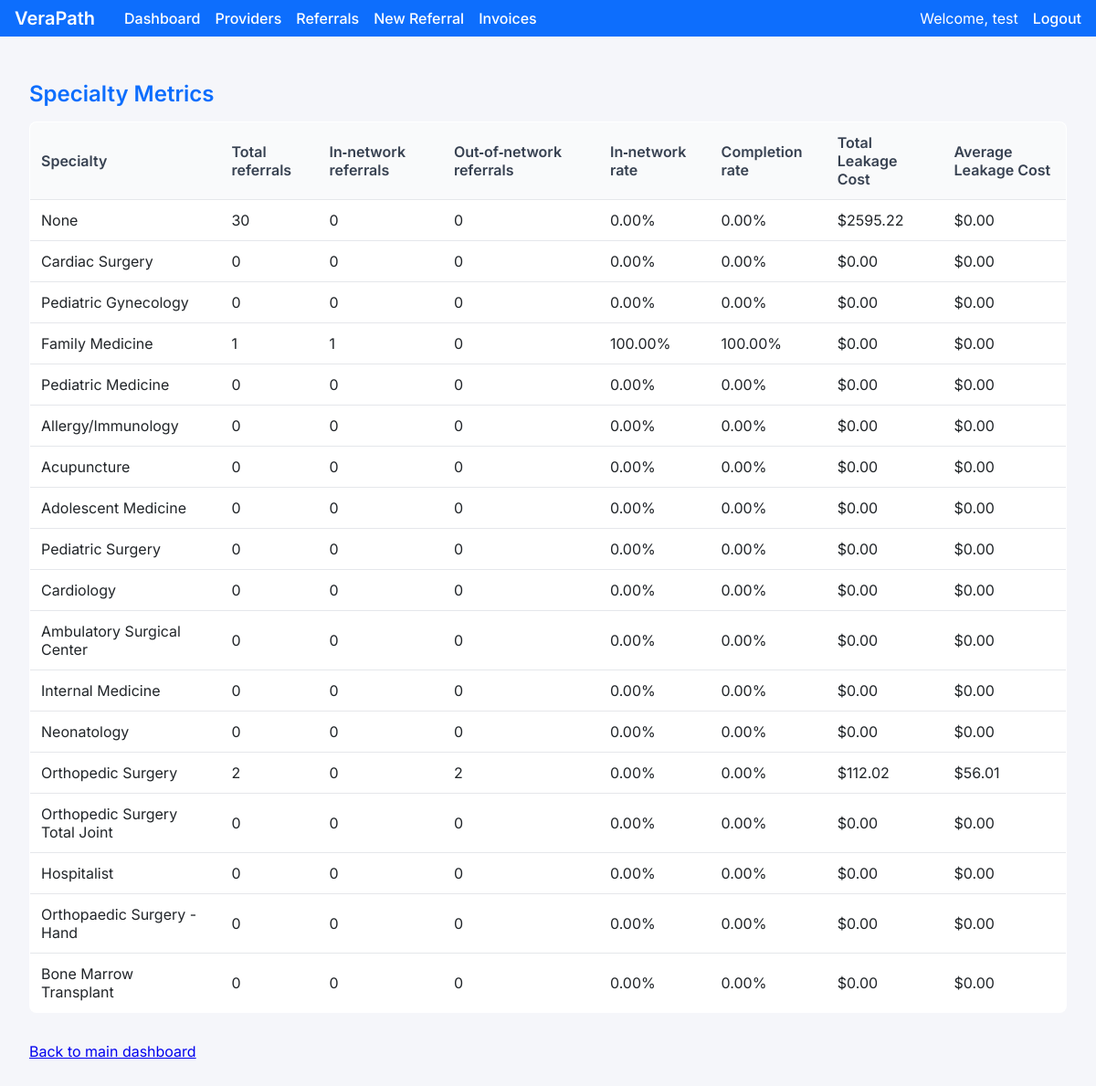
Screenshot of /analytics/specialties/ (signed in) with the database file from the repository.
### analytics/models.py (models this page shows, shortened)
class Provider(models.Model):
    practice = models.ForeignKey(Practice, on_delete=models.CASCADE, null=True, blank=True)
    npi = models.CharField(max_length=20, blank=True, null=True)
    full_name = models.CharField(max_length=200)
    specialty = models.CharField(max_length=120, blank=True, null=True)
    subspecialty = models.CharField(max_length=120, blank=True, null=True)
    city = models.CharField(max_length=100, blank=True, null=True)
    state = models.CharField(max_length=50, blank=True, null=True)
    accepting_new_patients = models.BooleanField(default=True, blank=True, null=True)
    primary_department = models.CharField(max_length=200, blank=True, null=True)
    is_in_network = models.BooleanField(default=False)
    providerid = models.IntegerField(blank=True, null=True)
    firstname = models.CharField(max_length=100, blank=True, null=True)
    lastname = models.CharField(max_length=100, blank=True, null=True)
    middleinitial = models.CharField(max_length=1, blank=True, null=True)
    sex = models.CharField(max_length=1, blank=True, null=True)
    entitytype = models.CharField(max_length=50, blank=True, null=True)
    ansinamecode = models.CharField(max_length=255, blank=True, null=True)
    hideinportal = models.BooleanField(default=False, blank=True, null=True)
    schedulingname = models.CharField(max_length=200, blank=True, null=True)
    billable = models.BooleanField(default=False, blank=True, null=True)
    ansispecialtycode = models.CharField(max_length=50, blank=True, null=True)
    createencounteroncheckin = models.BooleanField(default=False, blank=True, null=True)
    class Meta:
        unique_together = (('practice', 'providerid'),)

### analytics/views.py (the view)
# urls.py: path('specialties/', views.specialty_dashboard, name='specialty_dashboard'),
def specialty_dashboard(request):
    specialties = Provider.objects.values_list('specialty', flat=True).distinct()
    specialty_data = []
    for spec in specialties:
        refs = Referral.objects.filter(provider__specialty=spec)
        total = refs.count()
        if spec is None:
            in_network = 0
            out_network = 0
        else:
            in_network = refs.filter(in_network=True).count()
            out_network = refs.filter(in_network=False).count()
        leakage_cost = refs.filter(in_network=False).aggregate(total_leak=Sum('rvu_cost')).get('total_leak') or 0
        avg_leakage_cost = (leakage_cost / out_network) if out_network else 0
        avg_in_cost = refs.filter(in_network=True).aggregate(avg=Avg('rvu_cost'))['avg'] or 0
        retained_revenue = in_network * avg_in_cost
        in_network_rate = (in_network / total * 100.0) if total else 0
        completed = refs.filter(status__in=[Referral.Status.COMPLETED, Referral.Status.CLOSED]).count()
        completion_rate = (completed / total * 100.0) if total else 0
        specialty_data.append({
            'specialty': spec,
            'total': total,
            'in_network': in_network,
            'out_network': out_network,
            'in_network_rate': in_network_rate,
            'completion_rate': completion_rate,
            'leakage_cost': leakage_cost,
            'avg_leakage_cost': avg_leakage_cost,
            'retained_revenue': retained_revenue,
        })
    return render(request, 'analytics/specialty_dashboard.html', {'specialty_data': specialty_data})

### analytics/templates/analytics/specialty_dashboard.html
{% extends 'base.html' %}
{% block content %}
<h2>Specialty Metrics</h2>
<table>
  <thead>
    <tr>
      <th>Specialty</th>
      <th>Total referrals</th>
      <th>In‑network referrals</th>
      <th>Out‑of‑network referrals</th>
      <th>In‑network rate</th>
      <th>Completion rate</th>
      <th>Total Leakage Cost</th>
      <th>Average Leakage Cost</th>
    </tr>
  </thead>
  <tbody>
    {% for item in specialty_data %}
    <tr>
      <td>{{ item.specialty }}</td>
      <td>{{ item.total }}</td>
      <td>{{ item.in_network }}</td>
      <td>{{ item.out_network }}</td>
      <td>{{ item.in_network_rate|floatformat:2 }}%</td>
      <td>{{ item.completion_rate|floatformat:2 }}%</td>
      <td>${{ item.leakage_cost|floatformat:2 }}</td>
      <td>${{ item.avg_leakage_cost|floatformat:2 }}</td>
    </tr>
    {% endfor %}
  </tbody>
</table>
<p><a href="{% url 'analytics:analytics_dashboard' %}">Back to main dashboard</a></p>
{% endblock %}

### templates/base.html (shortened to what this page needs)
<!DOCTYPE html>
<html lang="en">
<head>
  {% load static %}
</head>
<body>
  <nav class="navbar">
    <div class="navbar-left">
        <a class="navbar-brand" href="/">VeraPath</a>
        <ul class="navbar-nav">
          <li><a href="{% url 'analytics:analytics_dashboard' %}">Dashboard</a></li>
          <li><a href="{% url 'analytics:provider_list' %}">Providers</a></li>
          <li><a href="{% url 'analytics:referral_list' %}">Referrals</a></li>
          <li><a href="{% url 'analytics:create_referral' %}">New Referral</a></li>
          <li><a href="{% url 'analytics:invoice_list' %}">Invoices</a></li>
        </ul>
    </div>
    <div class="navbar-user">
        {% if user.is_authenticated %}
            <span>Welcome, {{ user.username }}</span>
            <form id="logout-form" method="post" action="{% url 'logout' %}" style="display: inline;">
                <a href="#" onclick="document.getElementById('logout-form').submit(); return false;">Logout</a>
            </form>
        {% else %}
            <a href="{% url 'login' %}">Login</a>
        {% endif %}
    </div>
  </nav>
  <div class="container">
    {% block content %}{% endblock %}
  </div>
</body>
</html>

### templates/base.html (style rules this page uses)
body { font-family: 'Inter', sans-serif; margin: 0; background-color: #f5f6fa; color: #212529; }
.navbar { background-color: #0d6efd; padding: 0.5rem 1rem; display: flex; align-items: center; justify-content: space-between; color: #fff; }
.navbar-left { display: flex; align-items: center; }
.navbar-brand { font-weight: 600; font-size: 1.25rem; margin-right: 2rem; text-decoration: none; color: #fff; }
.navbar-nav { list-style: none; margin: 0; padding: 0; display: flex; }
.navbar-nav li { margin-right: 1rem; }
.navbar-nav a { color: #fff; text-decoration: none; font-weight: 500; }
.navbar-user { display: flex; align-items: center; }
.navbar-user span { margin-right: 1rem; }
.navbar-user a { color: #fff; text-decoration: none; font-weight: 500; }
.container { max-width: 1200px; margin: 0 auto; padding: 1rem 2rem; }
table { width: 100%; border-collapse: collapse; background-color: #fff; margin-bottom: 2rem; border: 1px solid #e5e7eb; border-radius: 8px; overflow: hidden; }
th, td { padding: 0.75rem; text-align: left; border-bottom: 1px solid #e5e7eb; }
th { background-color: #f9fafb; font-weight: 600; color: #374151; }
tr:last-child td { border-bottom: none; }
h2, h3 { margin-top: 2rem; margin-bottom: 1rem; font-weight: 600; color: #0d6efd; }

### rows the page displays
Provider: specialty "Cardiac Surgery", total "0", in_network "0", out_network "0", in_network_rate "0.00", completion_rate "0.00", leakage_cost "0.00", avg_leakage_cost "0.00"
Provider: specialty "Pediatric Gynecology", total "0", in_network "0", out_network "0", in_network_rate "0.00", completion_rate "0.00", leakage_cost "0.00", avg_leakage_cost "0.00"
Provider: specialty "Pediatric Medicine", total "0", in_network "0", out_network "0", in_network_rate "0.00", completion_rate "0.00", leakage_cost "0.00", avg_leakage_cost "0.00"
Provider: specialty "Pediatric Surgery", total "0", in_network "0", out_network "0", in_network_rate "0.00", completion_rate "0.00", leakage_cost "0.00", avg_leakage_cost "0.00"
Provider: specialty "Internal Medicine", total "0", in_network "0", out_network "0", in_network_rate "0.00", completion_rate "0.00", leakage_cost "0.00", avg_leakage_cost "0.00"
Provider: specialty "Neonatology", total "0", in_network "0", out_network "0", in_network_rate "0.00", completion_rate "0.00", leakage_cost "0.00", avg_leakage_cost "0.00"
Provider: specialty "Orthopedic Surgery Total Joint", total "0", in_network "0", out_network "0", in_network_rate "0.00", completion_rate "0.00", leakage_cost "0.00", avg_leakage_cost "0.00"
Provider: specialty "Hospitalist", total "0", in_network "0", out_network "0", in_network_rate "0.00", completion_rate "0.00", leakage_cost "0.00", avg_leakage_cost "0.00"
Provider: specialty "Orthopaedic Surgery - Hand", total "0", in_network "0", out_network "0", in_network_rate "0.00", completion_rate "0.00", leakage_cost "0.00", avg_leakage_cost "0.00"
Provider: specialty "Bone Marrow Transplant", total "0", in_network "0", out_network "0", in_network_rate "0.00", completion_rate "0.00", leakage_cost "0.00", avg_leakage_cost "0.00"

### other values shown
{{ user.username }} "test"
{{ item.specialty }} "None" "Family Medicine" "Allergy/Immunology" "Acupuncture" "Adolescent Medicine" "Cardiology" "Ambulatory Surgical Center" "Orthopedic Surgery"
{{ item.total }} "30" "1" "0" "0" "0" "0" "0" "2"
{{ item.in_network }} "0" "1" "0" "0" "0" "0" "0" "0"
{{ item.out_network }} "0" "0" "0" "0" "0" "0" "0" "2"
{{ item.in_network_rate|floatformat:2 }} "0.00" "100.00" "0.00" "0.00" "0.00" "0.00" "0.00" "0.00"
{{ item.completion_rate|floatformat:2 }} "0.00" "100.00" "0.00" "0.00" "0.00" "0.00" "0.00" "0.00"
{{ item.leakage_cost|floatformat:2 }} "2595.22" "0.00" "0.00" "0.00" "0.00" "0.00" "0.00" "112.02"
{{ item.avg_leakage_cost|floatformat:2 }} "0.00" "0.00" "0.00" "0.00" "0.00" "0.00" "0.00" "56.01"
